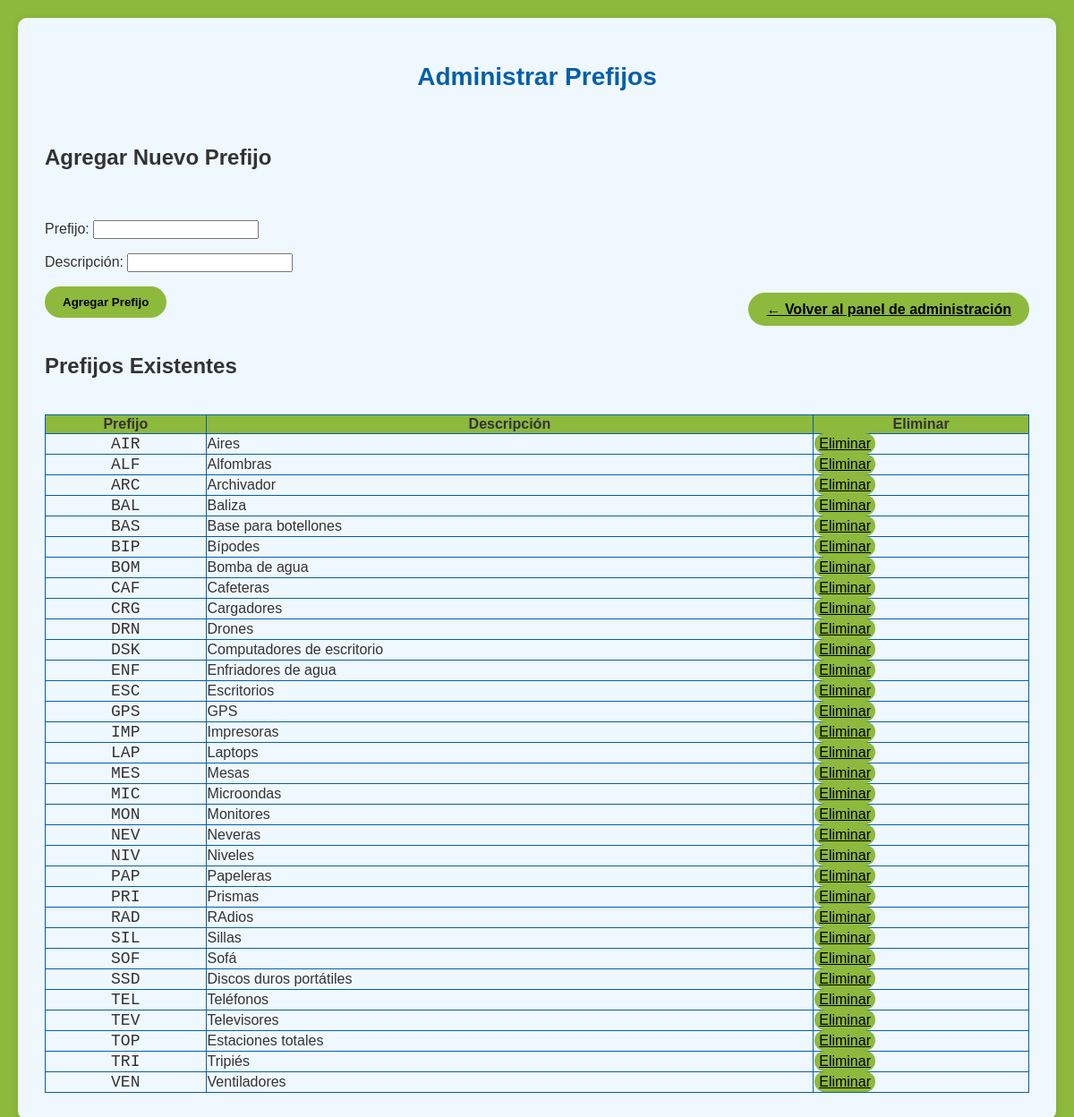
Page /admin_prefijos on the committed database.
### tables this page shows
CREATE TABLE "prefijos" (
            "id"	INTEGER PRIMARY KEY AUTOINCREMENT,
            "prefijo"	TEXT NOT NULL UNIQUE,
            "descripcion"	TEXT
        );

### app.py (the view, shortened to what this page needs)
@app.route('/admin_prefijos', methods=['GET', 'POST'])
def admin_prefijos():
    with sqlite3.connect('inventario.db') as conn:
        prefijos = conn.execute('SELECT * FROM prefijos ORDER BY prefijo').fetchall()
    return render_template('admin_prefijos.html', prefijos=prefijos)

### templates/admin_prefijos.html (shortened to what this page needs)
<!DOCTYPE html>
<html>
<head>
    <link rel="stylesheet" href="../static/style.css">
</head>
<body>
<div id="container">
    <h1>Administrar Prefijos</h1>
    <h2>Agregar Nuevo Prefijo</h2>
    <div class="admin-form">
        <form method="POST">
            <p>Prefijo: <input type="text" name="prefijo" maxlength="3" style="text-transform: uppercase;" required></p>
            <p>Descripción: <input type="text" name="descripcion" required></p>
            <input class="input-btn" type="submit" value="Agregar Prefijo">
        </form>
        <div id="back-to-inventory">
            <a href="{{ url_for('admin') }}">← Volver al panel de administración</a>
        </div>
    </div>
    <h2>Prefijos Existentes</h2>
    <table>
        <tr>
            <th>Prefijo</th>
            <th>Descripción</th>
            <th>Eliminar</th>
        </tr>
        {% for prefijo in prefijos %}
        <tr>
            <td>{{ prefijo[1] }}</td>
            <td>{{ prefijo[2] }}</td>
            <td><a href="{{ url_for('delete_prefijo', prefijo_id=prefijo[0]) }}">Eliminar</a></td>
        </tr>
        {% endfor %}
    </table>
</div>
</body>
</html>

### static/style.css (style rules this page uses)
:root { --dt-row-selected: initial !important; --dt-row-selected-text: initial !important; --dt-row-selected-link: initial !important; --dt-row-stripe: initial !important; --dt-row-hover: initial !important; --dt-column-ordering: initial !important; --dt-html-background: initial !important; --main-color: #8db93d; --second-color: #0260aa; --third-color: aliceblue; }
body { font-family: Arial, sans-serif; margin: 0; padding: 20px; background-color: var(--main-color); color: #333; }
h1 { background-color: var(--third-color); color: var(--second-color); font-family: Arial, sans-serif; font-size: 28px; text-align: center; margin-top: 20px; margin-bottom: 20px; }
button, .input-btn, a, a:visited { color:black; padding: 10px 20px; border: none; border-radius: 20px; cursor: pointer; font-weight: bold; transition: all 0.5s cubic-bezier(0.4, 0, 1, 1); background: var(--main-color); }
input[name="descripcion"] { text-transform: capitalize; }
#container { max-width: 1200px; margin: 0 auto; background: var(--third-color); padding: 30px; border-radius: 10px; box-shadow: 0 2px 10px rgba(0, 0, 0, 0.1); display: flex; flex-direction: column; gap: 20px; }
.admin-form { display: flex; justify-content: space-between; align-items: flex-end; }
table a { padding-top: 3px; padding-bottom: 3px; padding-left: 5px; padding-right: 5px; font-weight: lighter; }
table, td, th { border-collapse: collapse; border: 1px solid var(--second-color); }
th { background-color: var(--main-color) !important; text-align: center !important; }
td:nth-child(1), td:nth-child(5) { font-family: monospace; font-size: 18px; text-align: center; }

### rows in the picture
prefijos: prefijo "AIR", descripcion "Aires"
prefijos: prefijo "ALF", descripcion "Alfombras"
prefijos: prefijo "ARC", descripcion "Archivador"
prefijos: prefijo "BAL", descripcion "Baliza"
prefijos: prefijo "BAS", descripcion "Base para botellones"
prefijos: prefijo "BIP", descripcion "Bípodes"
prefijos: prefijo "BOM", descripcion "Bomba de agua"
prefijos: prefijo "CAF", descripcion "Cafeteras"
prefijos: prefijo "CRG", descripcion "Cargadores"
prefijos: prefijo "DRN", descripcion "Drones"
prefijos: prefijo "DSK", descripcion "Computadores de escritorio"
prefijos: prefijo "ENF", descripcion "Enfriadores de agua"
prefijos: prefijo "ESC", descripcion "Escritorios"
prefijos: prefijo "GPS", descripcion "GPS"
prefijos: prefijo "IMP", descripcion "Impresoras"
prefijos: prefijo "LAP", descripcion "Laptops"
prefijos: prefijo "MES", descripcion "Mesas"
prefijos: prefijo "MIC", descripcion "Microondas"
prefijos: prefijo "MON", descripcion "Monitores"
prefijos: prefijo "NEV", descripcion "Neveras"
prefijos: prefijo "NIV", descripcion "Niveles"
prefijos: prefijo "PAP", descripcion "Papeleras"
prefijos: prefijo "PRI", descripcion "Prismas"
prefijos: prefijo "RAD", descripcion "RAdios"
prefijos: prefijo "SIL", descripcion "Sillas"
prefijos: prefijo "SOF", descripcion "Sofá"
prefijos: prefijo "SSD", descripcion "Discos duros portátiles"
prefijos: prefijo "TEL", descripcion "Teléfonos"
prefijos: prefijo "TEV", descripcion "Televisores"
prefijos: prefijo "TOP", descripcion "Estaciones totales"
prefijos: prefijo "TRI", descripcion "Tripiés"
prefijos: prefijo "VEN", descripcion "Ventiladores"
